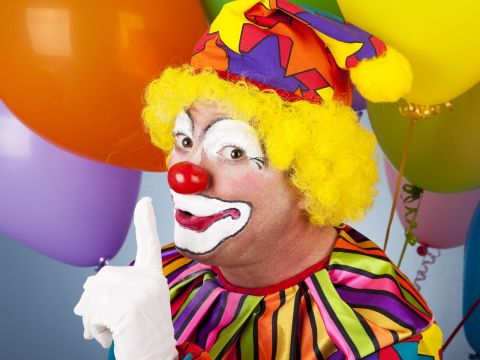
#> input picture Course Materials/data/man.png, 480 x 360 px
$ jupyter execute --allow-errors PCA_sample.ipynb   (shell and % lines are left out)
#> lines starting #> are read from the running program, lines starting #| are printed output that depends on the picture
[cell 1]
import numpy as np
import matplotlib.pyplot as plt
import seaborn as sns
import scipy as sp
import skimage.io as im

[cell 2]
face = im.imread('data/man.png', as_gray=True)
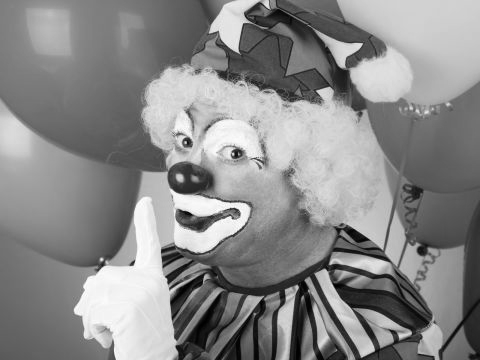
#> face: shape (360, 480) float64; min 0.00141, max 1, mean 0.54
mean = face.mean(axis=0)
#> mean = 480 values, max 0.715 at index 151, min 0.392 at index 479, mean 0.54

[cell 3]
V, D, U = np.linalg.svd(face-mean, full_matrices=False)
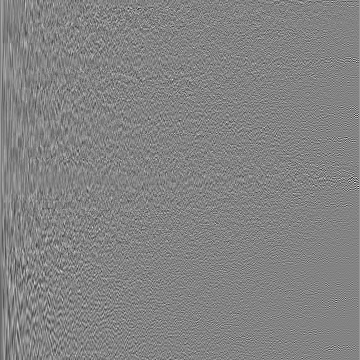
#> V: shape (360, 360) float64; min -0.372, max 0.35, mean 0.000146; drawn with min black and max white
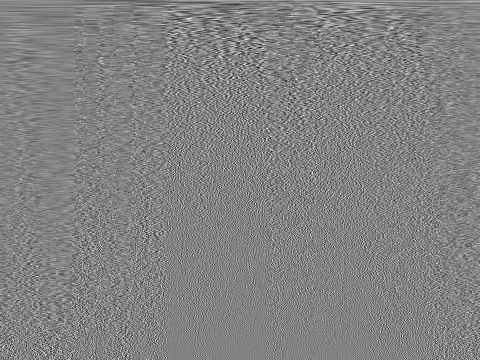
#> U: shape (360, 480) float64; min -0.287, max 0.274, mean -6.16e-05; drawn with min black and max white
#> D = 360 values, max 52.3 at index 0, min 6.46e-14 at index 359, mean 1.61

[cell 4]
V.shape, D.shape, U.shape
#> Out = ((360, 360), (360,), (360, 480))

[cell 5]
V @ np.diag(D) @ U

[cell 6]
plt.imshow(face, cmap=plt.cm.gray)

[cell 7]
k = 20

[cell 8]
plt.imshow(V[:,:k] @ np.diag(D[:k]) @ U[:k, :], cmap=plt.cm.gray)
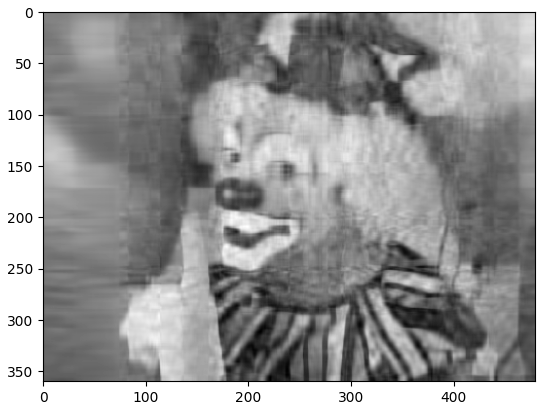
#> figure drawn by matplotlib, 1 panel
